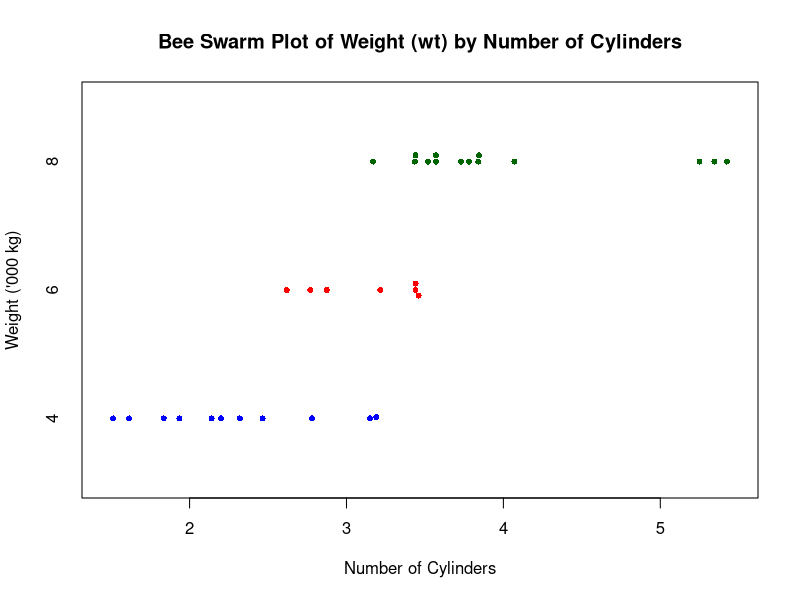
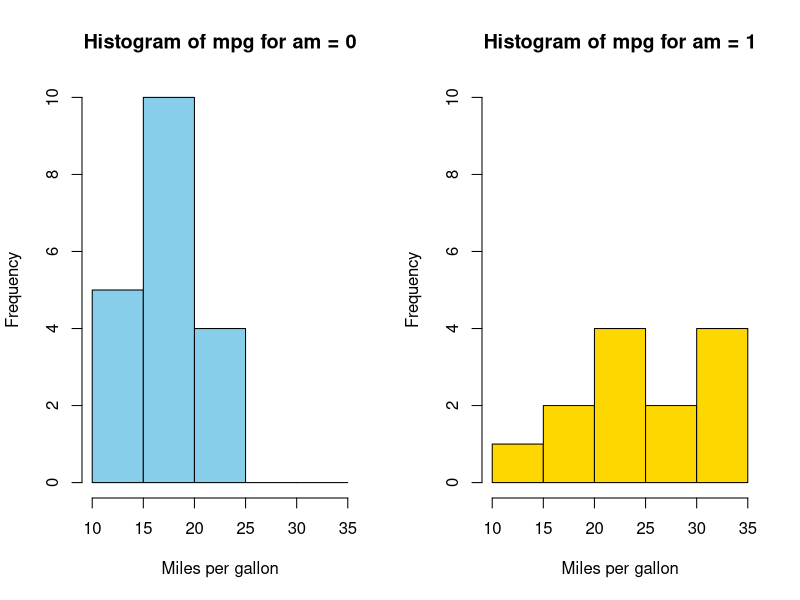
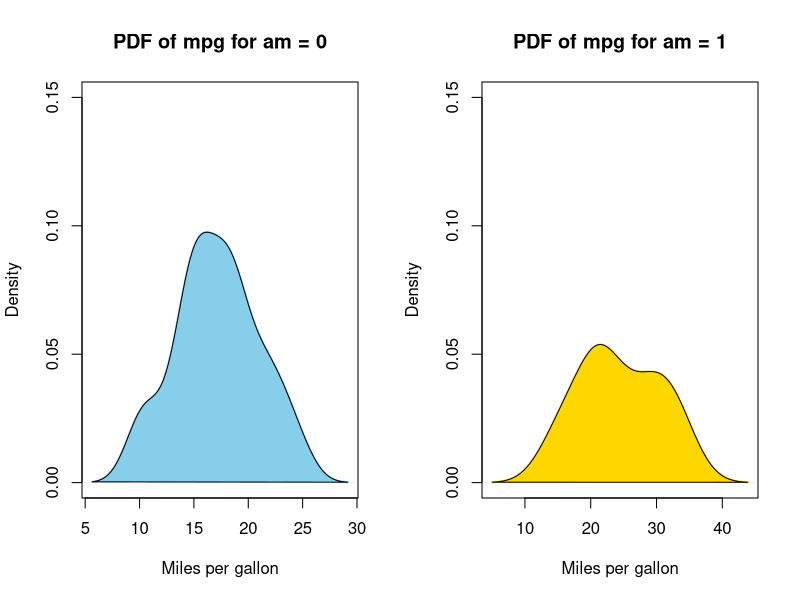
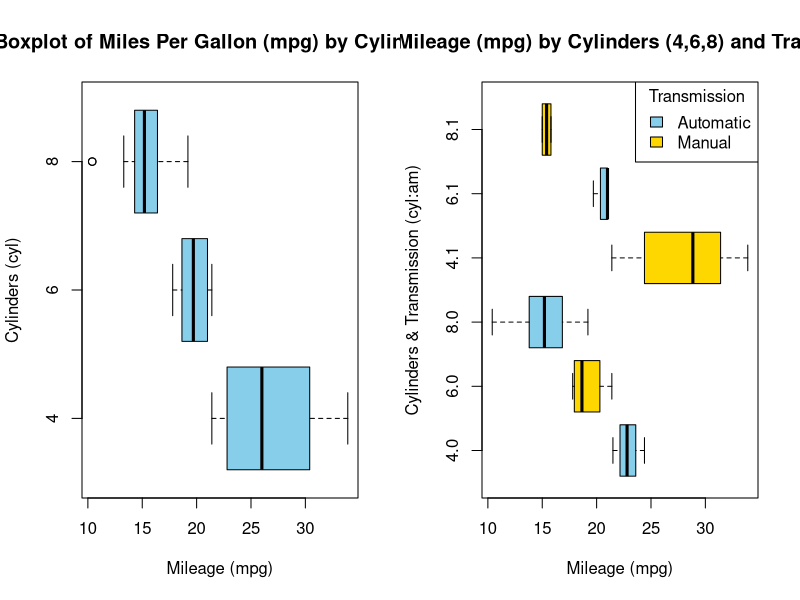
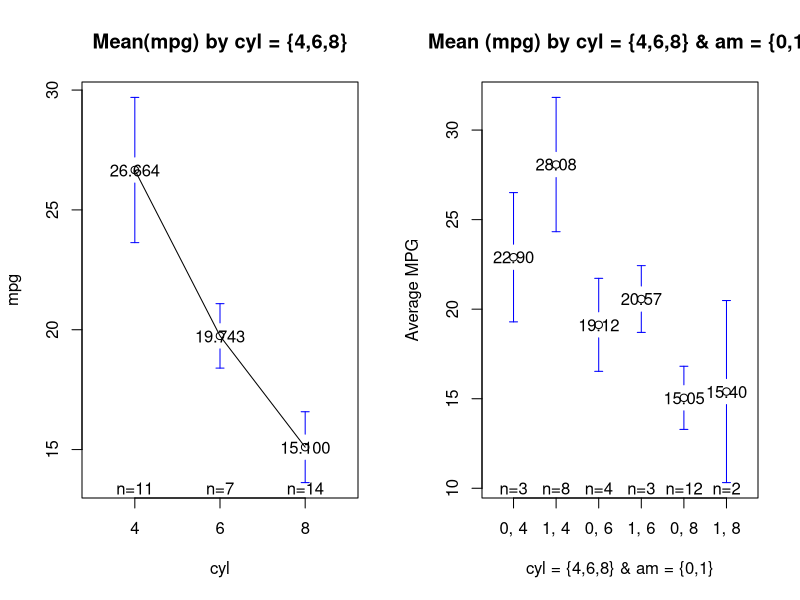
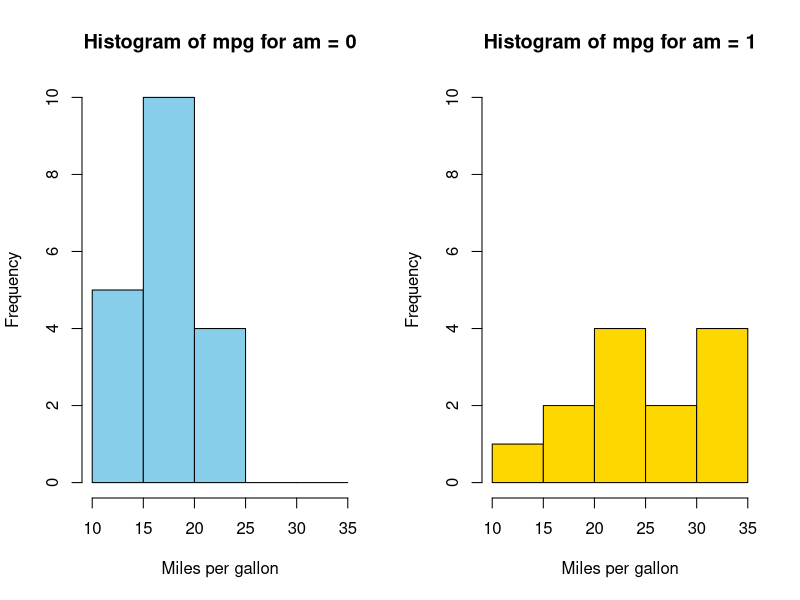
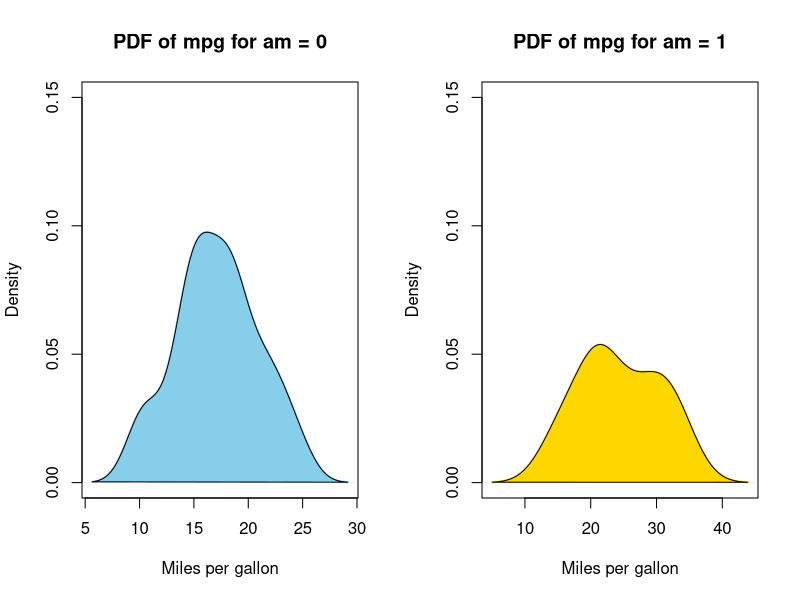
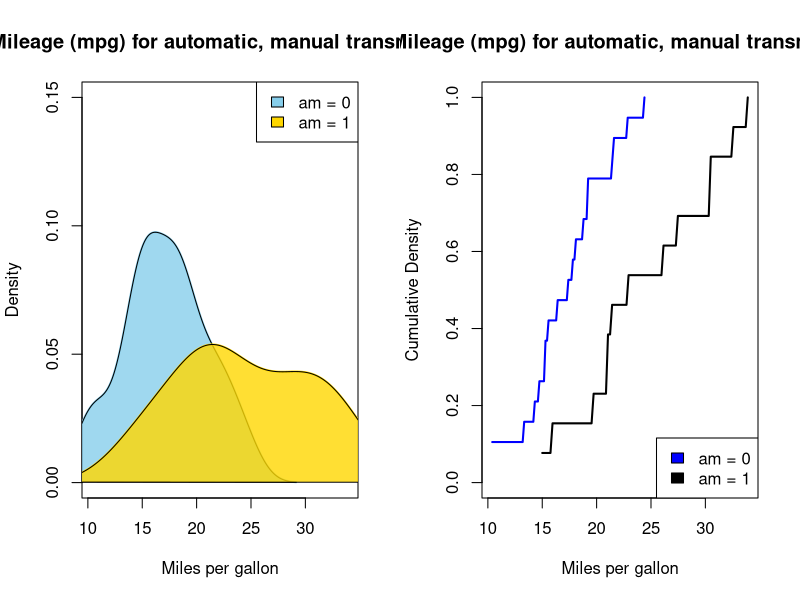

Generate these figures, in order, with R:
## ---- chunk 1
# Load the required libraries, suppressing annoying startup messages
library(tibble) 
suppressPackageStartupMessages(library(dplyr))
# Read the mtcars dataset into a tibble called tb
data(mtcars)
tb <- as_tibble(mtcars)
# Convert relevant columns into factor variables
tb$cyl <- as.factor(tb$cyl) # cyl = {4,6,8}, number of cylinders
tb$am <- as.factor(tb$am) # am = {0,1}, 0:automatic, 1: manual transmission
tb$vs <- as.factor(tb$vs) # vs = {0,1}, v-shaped engine, 0:no, 1:yes
tb$gear <- as.factor(tb$gear) # gear = {3,4,5}, number of gears
# Directly access the data columns of tb, without tb$mpg
attach(tb)
## ---- chunk 2
agg <- aggregate(tb$mpg, 
          by = list(tb$cyl), 
          FUN = mean)
names(agg) <- c("Cylinders", "Mean_mpg")
agg
## ---- chunk 3
tapply(tb$mpg, tb$cyl, mean)
## ---- chunk 4
library(psych)
stats0 <- describeBy(mpg, cyl)
stats0

## ---- chunk 5
agg2 <- aggregate(tb$mpg, 
          by = list(tb$cyl, tb$am),
          FUN = mean)
names(agg2) <- c("Cylinders","Transmission","Mean_mpg")
agg2
## ---- chunk 6
agg3 <- aggregate(list(tb$mpg, tb$wt, tb$hp), 
          by = list(tb$am, tb$cyl),
          FUN = mean)
names(agg3) <- c("Transmission","Cylinders","Mean_mpg","Mean_wt","Mean_hp")
agg3
## ---- chunk 7
agg_mean <- aggregate(tb$mpg, 
                      by = list(tb$cyl, tb$am), 
                      FUN = mean)
agg_sd <- aggregate(tb$mpg, 
                    by = list(tb$cyl, tb$am), 
                    FUN = sd)
agg_median <- aggregate(tb$mpg, 
                        by = list(tb$cyl, tb$am), 
                        FUN = median)

# Merge them together, two data frames at a time
merged_data <- merge(agg_mean, agg_sd, by = c("Group.1", "Group.2"))
merged_data <- merge(merged_data, agg_median, by = c("Group.1", "Group.2"))

# Rename columns for clarity
names(merged_data) <- c("Cylinders", "Transmission", "Mean_mpg", "SD_mpg", "Median_mpg")
merged_data 
## ---- chunk 8
tb_columns <- tb[c("mpg", "wt", "hp")]
tb_factors <- list(tb$am, tb$cyl)
# Use describeBy()
stats <- describeBy(tb_columns, tb_factors)
print(stats)
## ---- chunk 9
# Load the beeswarm package
library(beeswarm)
# Create a bee swarm plot of wt column split by cyl
beeswarm(tb$wt ~ tb$cyl, 
         main="Bee Swarm Plot of Weight (wt) by Number of Cylinders", 
         xlab="Number of Cylinders",
         ylab="Weight ('000 kg)",
         pch=16,  # type of points
         cex=0.8, # size of the points
         col=c("blue","red","darkgreen"),
         horizontal = TRUE)
## ---- chunk 10
# Choose 'wt' and 'cyl' columns from 'tb' dataframe. Assign the result to 'tb3'.
tb3 <- tb[, c("wt", "am")]

# Split the 'tb3' tibble into subsets based on 'am'. Each subset consists of rows with the same 'am' value. Save the list of these subsets to 'tb_split'.
tb_split <- split(tb3, tb3$am)

# Apply a function to each subset of 'tb_split' using 'lapply()'. 
# The function takes a subset 'x' and creates a stem-and-leaf plot of the 'wt' values in 'x'.
lapply(tb_split, 
       function(x) 
         stem(x$wt))
## ---- chunk 11
split_data <- split(tb$mpg, tb$am) # Split the data by 'am' variable
par(mfrow = c(1, 2)) # Create a 1-row 2-column layout
color_vector <- c("skyblue", "gold") # Define the color vector

# Create a histogram for subset with am = 0
hist(split_data[[1]], 
     main = "Histogram of mpg for am = 0", 
     breaks = seq(10, 35, by = 5), # This creates bins with ranges 10-15, 15-20, etc.
     xlab = "Miles per gallon", 
     col = color_vector[1], # Use the color vector, 
     border = "black",
     ylim = c(0, 10))

# Create a histogram for subset with am = 1
hist(split_data[[2]], 
     main = "Histogram of mpg for am = 1", 
     breaks = seq(10, 35, by = 5), # This creates bins with ranges 10-15, 15-20, etc.
     xlab = "Miles per gallon", 
     col = color_vector[2], # Use the color vector, 
     border = "black",
     ylim = c(0, 10))
## ---- chunk 12
split_data <- split(tb$mpg, tb$am)  # Split 'mpg' data by 'am' values
par(mfrow = c(1, 2))  # Set layout for 2 plots side by side
color_vector <- c("skyblue", "gold")  # Define colors for the plots

# Calculate density for am = 0 and plot it
dens_0 <- density(split_data[[1]])  
plot(dens_0, 
     main = "PDF of mpg for am = 0", 
     xlab = "Miles per gallon", 
     col = color_vector[1], 
     border = "black",
     ylim = c(0, 0.15), 
     lwd = 2)  # Plot density curve for am = 0
polygon(dens_0, col = color_vector[1], border = "black")  # Fill under the curve

# Calculate density for am = 1 and plot it
dens_1 <- density(split_data[[2]])  
plot(dens_1, 
     main = "PDF of mpg for am = 1", 
     xlab = "Miles per gallon", 
     col = color_vector[2], 
     border = "black",
     ylim = c(0, 0.15), 
     lwd = 2)  # Plot density curve for am = 1
polygon(dens_1, col = color_vector[2], border = "black")  # Fill under the curve
## ---- chunk 13
boxplot(mpg~cyl,
        main = "Boxplot of Miles Per Gallon (mpg) by Cylinders",
        xlab = "Mileage (mpg)",
        ylab = "Cylinders (cyl)",
        col = c("skyblue"),
        horizontal = TRUE
        )
## ---- chunk 14
boxplot(mpg ~ cyl * am,
        main = "Boxplot of Mileage (mpg) by Cylinders (4,6,8) and Transmission (0,1)",
        xlab = "Mileage (mpg)",
        ylab = "Cylinders & Transmission (cyl:am)",
        col = c("skyblue", "gold"), # added a second color for differentiation
        horizontal = TRUE
        )
# Add a legend
legend("topright", 
       legend = c("Automatic", "Manual"), 
       fill = c("skyblue", "gold"), 
       title = "Transmission"
)
## ---- chunk 15
library(gplots)
plotmeans(data = tb,
          mpg ~ cyl, 
          mean.labels = TRUE,
          digits=3,
          main = "Mean(mpg) by cyl = {4,6,8}"
          )
## ---- chunk 16
library(gplots)
plotmeans(mpg ~ interaction(am, cyl, sep = ", ")
          , data = mtcars
          , mean.labels = TRUE
          , digits=2
          , connect = FALSE
          , main = "Mean (mpg) by cyl = {4,6,8} & am = {0,1}"
          , xlab= "cyl = {4,6,8} & am = {0,1}"
          , ylab="Average MPG"
          )
## ---- chunk 17
# Split the data by 'am' variable
split_data <- split(tb$mpg, tb$am)

# Create a 1-row 2-column layout
par(mfrow = c(1, 2))

# Define the color vector
color_vector <- c("skyblue", "gold")

# Create a histogram for each subset
for (i in 1:length(split_data)) {
  hist(split_data[[i]], 
       main = paste("Histogram of mpg for am =", i - 1), 
       breaks = seq(10, 35, by = 5), # This creates bins with ranges 10-15, 15-20, etc.
       xlab = "Miles per gallon", 
       col = color_vector[i], # Use the color vector, 
       border = "black",
       ylim = c(0, 10))
}
## ---- chunk 18
# Split the data by 'am' variable
split_data <- split(tb$mpg, tb$am)

# Create a 1-row 2-column layout
par(mfrow = c(1, 2))

# Define the color vector
color_vector <- c("skyblue", "gold")

# Create a density plot for each subset
for (i in 1:length(split_data)) {
  # Calculate density
  dens <- density(split_data[[i]])

  # Plot density
  plot(dens, 
       main = paste("PDF of mpg for am =", i - 1), 
       xlab = "Miles per gallon", 
       col = color_vector[i], 
       border = "black",
       ylim = c(0, 0.15), # Adjust this value if necessary
       lwd = 2) # line width

  # Add a polygon to fill under the density curve
  polygon(dens, col = color_vector[i], border = "black")
}
## ---- chunk 19
# Split the data by 'am' variable
split_data <- split(tb$mpg, tb$am)

# Define the color vector
color_vector <- c("skyblue", "gold")

# Define the legend labels
legend_labels <- c("am = 0", "am = 1")

# Create a density plot for each subset
# Start with an empty plot with ranges accommodating both data sets
plot(0, 0, xlim = range(tb$mpg), ylim = c(0, 0.15), type = "n", 
     xlab = "Miles per gallon", ylab = "Density", 
     main = "PDFs of Mileage (mpg) for automatic, manual transmissions (am)")

for (i in 1:length(split_data)) {
  # Calculate density
  dens <- density(split_data[[i]])
  
  # Add density plot
  lines(dens, 
        col = color_vector[i], 
        lwd = 2) # line width

  # Add a polygon to fill under the density curve
  polygon(dens, col = adjustcolor(color_vector[i], alpha.f = 0.8), border = "black")
}

# Add legend to the plot
legend("topright", legend = legend_labels, fill = color_vector, border = "black")
## ---- chunk 20
# Split the data by 'am' variable
split_data <- split(tb$mpg, tb$am)

# Define the color vector
color_vector <- c("blue", "black")

# Define the legend labels
legend_labels <- c("am = 0", "am = 1")

# Create a cumulative density plot for each subset
# Start with an empty plot with ranges accommodating both data sets
plot(0, 0, xlim = range(mtcars$mpg), ylim = c(0, 1), type = "n", 
     xlab = "Miles per gallon", ylab = "Cumulative Density", 
     main = "CDFs of Mileage (mpg) for automatic, manual transmissions (am)")

for (i in 1:length(split_data)) {
  # Calculate empirical cumulative density function
  ecdf_func <- ecdf(split_data[[i]])
  
  # Add CDF plot using curve function
  curve(ecdf_func(x), 
        from = min(split_data[[i]]), to = max(split_data[[i]]), 
        col = color_vector[i], 
        add = TRUE, 
        lwd = 2) # line width
}
# Add legend to the plot
legend("bottomright", legend = legend_labels, fill = color_vector, border = "black")
